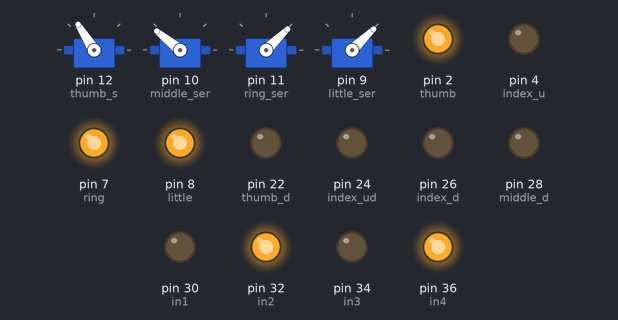
Bench run of a sketch on a simulated Arduino Mega 2560, built with avr-gcc and run on an emulated ATmega2560. Shown: 4 × servo, output pins drawn as LEDs (lit = HIGH).

Above: at 0.1 s.
Timing chart, 0 to 1.6 s (numbered marks = the images above):
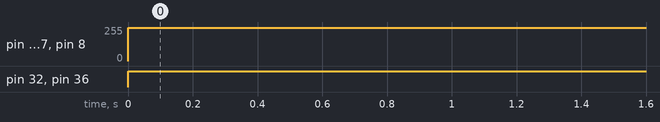

Measured:
- by itself, pin 2 (thumb), pin 7 (ring), pin 8 (little): 0/255 → 250/255 at 0.00 s
- by itself, pin 32 (in2), pin 36 (in4): LOW → HIGH at 0.00 s

The sketch:

victory.ino
```cpp
#include <Servo.h>

Servo thumb2;
Servo middle2;
Servo ring2;
Servo little2;
//Servo thumb_pp;
int pos;
int thumb=2;//pq
int thumb_d=22;

int index=5;//pq
int index_d=26;
int index_u=4;//pq
int index_ud=24;
int middle=6;//pq
int middle_d=28;

int ring=7;//pq


int little=8;//pq

int little_ser=9;//pwm
int thumb_s=12;//pwm
int middle_ser=10;//pwm
int ring_ser=11;//pwm

#define in1 30
#define in2 32
#define in3 34
#define in4 36

void setup() {
  // put your setup code here, to run once:
pinMode(thumb, OUTPUT);
Serial.begin(9600);
pinMode(thumb_d, OUTPUT);
pinMode(thumb_s, OUTPUT);
pinMode(index_d, OUTPUT);
pinMode(index_u, OUTPUT);
pinMode(index_ud, OUTPUT);
pinMode(middle_d, OUTPUT);
pinMode(middle_ser, OUTPUT);
pinMode(ring, OUTPUT);
//pinMode(ring_d, OUTPUT);
pinMode(ring_ser, OUTPUT);
pinMode(little, OUTPUT);
//pinMode(little_d, OUTPUT);
//Serial.begin(9600);
pinMode(little_ser, OUTPUT);
thumb2.attach(12);
middle2.attach(10);
ring2.attach(11);
little2.attach(9);
//thumb_2.attach(12)
pinMode(in1, OUTPUT);
pinMode(in2, OUTPUT);
pinMode(in3, OUTPUT);
pinMode(in4, OUTPUT);
}

void loop()
{

digitalWrite(thumb_d,LOW);
//digitalWrite(thumb_d,HIGH);
  ///
digitalWrite(index_ud,LOW);
//digitalWrite(index_ud,HIGH);
 ///
digitalWrite(index_d,LOW);
//digitalWrite(index_d,HIGH);
  ///
digitalWrite(middle_d,LOW);
//digitalWrite(middle_d,HIGH);
  ///


//HIGH RETRACT LOW UP(A+,B-)
analogWrite(thumb,250);
//
//analogWrite(index_u,250);
//
//analogWrite(index,250);
//
//analogWrite(middle,250);
//

//

    digitalWrite(in1, LOW);///UP
    digitalWrite(in2, HIGH);///UP
    //digitalWrite(in1, HIGH);///DOWN
    //digitalWrite(in2, LOW);///DOWN
    analogWrite(ring,250);
    //
    digitalWrite(in3, LOW);//UP
    digitalWrite(in4, HIGH);//UP
    //digitalWrite(in3, HIGH);//DOWN
    //digitalWrite(in4, LOW);//DOWN
    analogWrite(little, 250);


thumb2.writeMicroseconds(1800);
middle2.writeMicroseconds(2000);
ring2.writeMicroseconds(1000);
little2.writeMicroseconds(1000);

}
```
